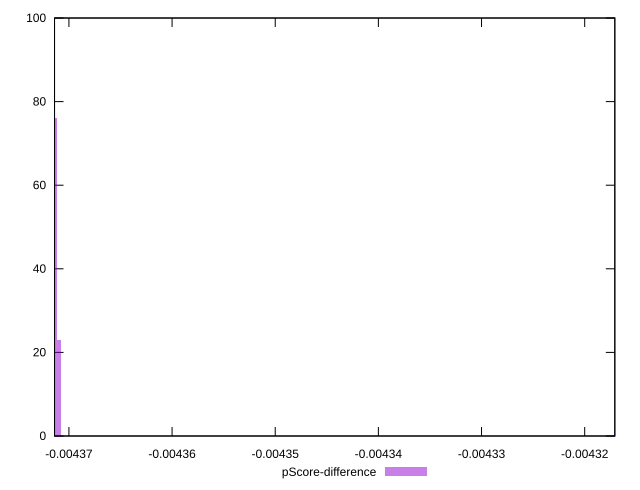

This chart was generated by the following gnuplot code:
reset

$pScoreDifference <<EOF
-0.004316947852331769 1
-0.0043709982312790194 23
-0.004371370992513139 76
EOF

set key outside below
set boxwidth 3.727612341189681e-7
set xrange [-0.004371394776029269:-0.00431707906754536]
set yrange [0:100]
set trange [0:100]
set style fill transparent solid 0.5 noborder
set terminal svg size 640, 490 enhanced background rgb 'white'
set output "report_00014_2021-02-09T15:56:05.503Z/uses-long-cache-ttl/samples/pages+cached+noadtech/pScore-difference/histogram.svg"

plot $pScoreDifference title "pScore-difference" with boxes

reset
